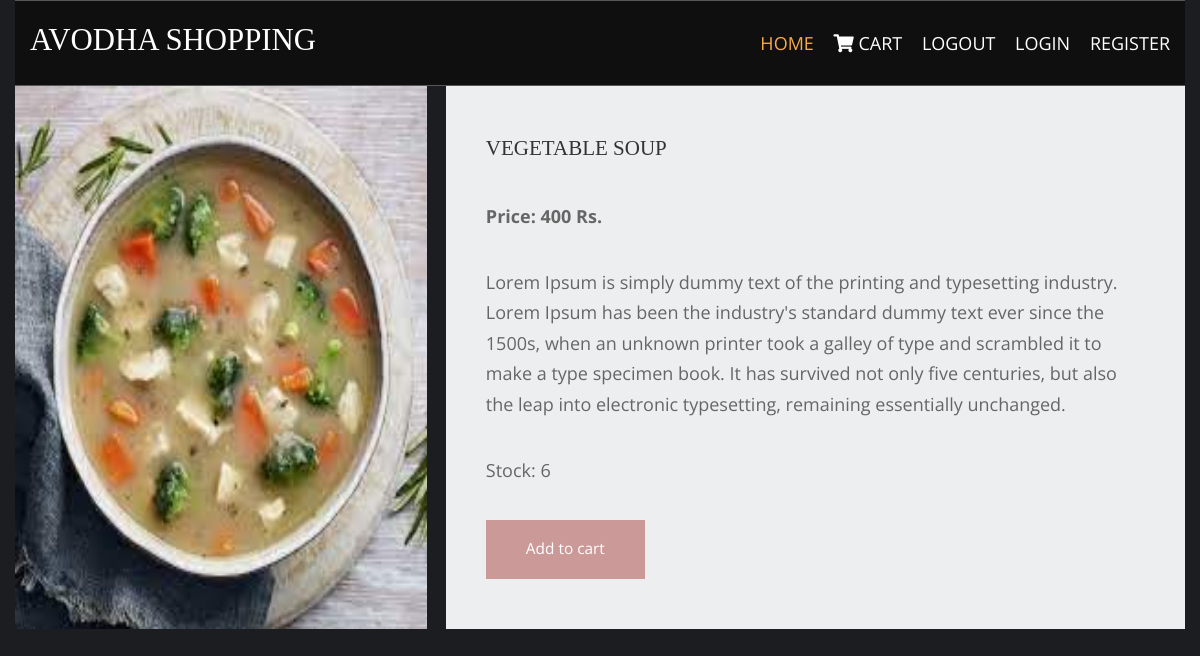
/vegetable-recepies/vegetable-soup/, run on the app's committed database.
### shop/models.py (models this page shows, shortened)
class products(models.Model):
    name = models.CharField(max_length=123, unique=True)
    slug = models.CharField(max_length=123, unique=True)
    img = models.ImageField(upload_to='product')
    desc = models.TextField()
    stock = models.IntegerField()
    available = models.BooleanField()
    price = models.IntegerField()
    category = models.ForeignKey(catego, on_delete=models.CASCADE)

### shop/views.py (the view)
# urls.py: path('<slug:c_slug>/<slug:product_slug>/', views.productdetails, name='details'),
def productdetails(request, c_slug, product_slug):
    try:
        pro = products.objects.get(category__slug=c_slug, slug=product_slug)
    except Exception as e:
        raise e
    return render(request, 'item.html', {'pr': pro})

### templates/item.html (shortened to what this page needs)
<!DOCTYPE html>
{% extends 'base.html' %}
{% load static %}
{% block content %}
<html lang="en">
<head>
    <link href="{% static 'pr/fontawesome/pr/css/all.min.css' %}" rel="stylesheet" />
    <link href="{% static 'pr/css/templatemo-comparto.css' %}" rel="stylesheet" />
</head>
<body>
    <div class="container-fluid">
        <section class="tm-mb-1" id="about">
            <div class="tm-row tm-about-row">
                <div class="tm-section-1-l">
                    <img src="{{pr.img.url}}" alt="About image" class="tm-img-responsive">
                </div>
                <article class="tm-section-1-r tm-bg-color-8">
                    <h2 class="tm-mb-2 tm-title-color">{{pr.name}}</h2>
                    <p><b>Price: {{pr.price}} Rs.</b></p>
                    <p>{{pr.desc}}</p>
                    <p>Stock: {{pr.stock}}</p>
                    {% if pr.stock <= 0 %}
                    <h style="color:red;">Sorry, No stock left</h>
                    {% else %}
                    <a href="{% url 'addcart' pr.id %}" class="tm-btn tm-btn-1 tm-link-to-services">Add to cart</a>
                    {% endif %}
                </article>
            </div>
        </section>
    </div>
</body>
{% endblock %}

### static/hom/layout/styles/layout.css (style rules this page uses)
*, *::before, *::after { transition:all .3s ease-in-out; }
body { color:#A5A6AA; background-color:#1C1D21; }
a { color:#FBAB45; }

### static/pr/css/templatemo-comparto.css (style rules this page uses)
*, *::before, *::after { box-sizing: border-box; outline: none; }
ul, h1, h2, h3, h4, p, figure { padding: 0; margin: 0; }
body { font-family: 'Open Sans', Arial, sans-serif; font-size: 18px; overflow-x: hidden; padding-left: 15px; padding-right: 15px; margin: 0; }
h2 { font-size: 1.5rem; }
a { transition: all 0.3s ease; text-decoration: none; }
p { color: #666; line-height: 1.7; margin-bottom: 35px; }
h1, h2, h3, h4, h5, h6 { color: #333; }
.container-fluid { max-width: 1210px; margin-left: auto; margin-right: auto; }
.tm-mb-1 { margin-bottom: 20px; }
.tm-mb-2 { margin-bottom: 40px; }
.tm-bg-color-8 { background-color: #EDEEEF; }
.tm-img-responsive { max-width: 100%; height: auto; }
.tm-section-1-l { width: 57.85%; margin-right: 1.65%; }
.tm-section-1-r { padding: 50px 40px; width: 40.5%; }
.tm-row { display: flex; }
.tm-btn { display: inline-block; padding: 15px 40px; font-size: 1.1rem; border: none; background-color: #CC9999; color: white; }
a { color: #666; }

### static/hom/layout/styles/framework.css (style rules this page uses)
html { overflow-y:scroll; overflow-x:hidden; }
html, body { margin:0; padding:0; font-size:14px; line-height:1.6em; }
*, *::before, *::after { box-sizing:border-box; }
a { outline:none; text-decoration:none; }
img { width:auto; max-width:100%; height:auto; margin:0; padding:0; border:none; line-height:normal; vertical-align:middle; }
body, input, textarea, select { font-family:Verdana, Geneva, sans-serif; }
h1, h2, h3, h4, h5, h6, .heading { font-family:Georgia, "Times New Roman", Times, serif; }
::placeholder { opacity:1; }
h1, h2, h3, h4, h5, h6, .heading { margin:0 0 20px 0; font-size:1.4rem; line-height:normal; font-weight:normal; text-transform:uppercase; }
address, article, aside, figcaption, figure, footer, header, main, nav, section { display:block; margin:0; padding:0; }

### templates/item.html (style rules this page uses)
.tm-section-1-r { padding: 50px 40px; width: 50.5%; }
.tm-img-responsive { max-width: 100%; height: 100%; }
@media only screen and (max-device-width: 992px) { .tm-section-1-r { width: 99.5%; } }

### data on the page
products: img (picture), name "VEGETABLE SOUP", price "400", desc "Lorem Ipsum is simply dummy text of the printing and typesetting industry. Lorem Ipsum has been the industry's standard dummy text ever since the 1500s, when an unknown printer took a galley of type and scrambled it to make a type specimen book. It has survived not only five centuries, but also the leap into electronic typesetting, remaining essentially unchanged.", stock "6"
